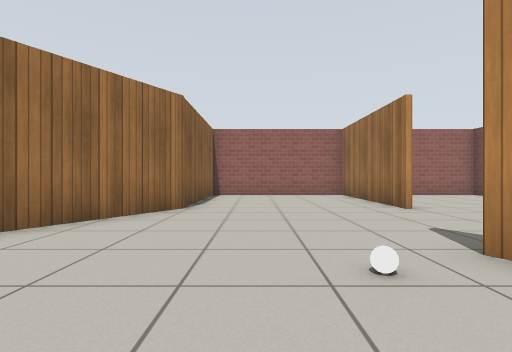
view 1 (above)

17 first-person views from a walk through a robot-simulator world made for Gazebo. The camera is 0.72 m above the floor, looks level and sees 80° across. The floor is counted in squares, 1 m on a side. Each view is taken from the middle of a square. On the plan, view 1 faces up. The plan holds only what a view shows up to about 10 squares ahead; the rest is blank. Simple patterns stand in for the simulator's built-in surfaces.

view 2
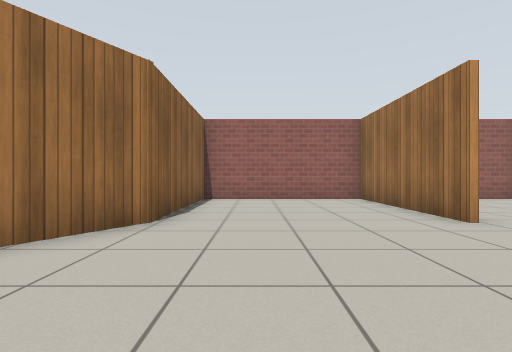

view 3
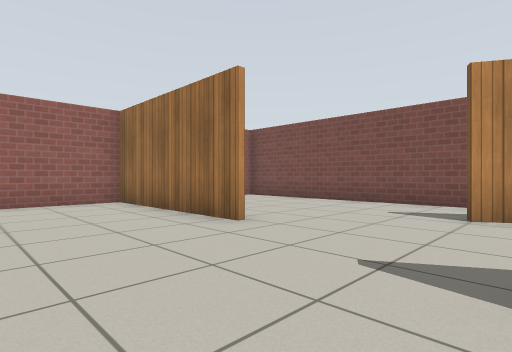

view 4
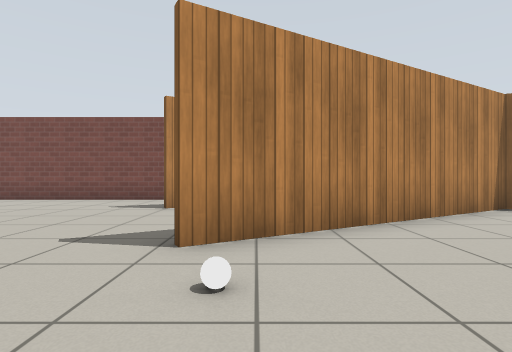

view 5
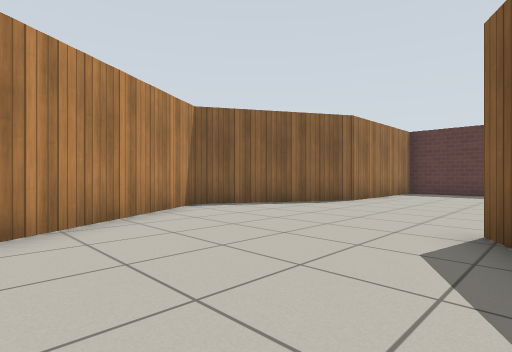

view 6
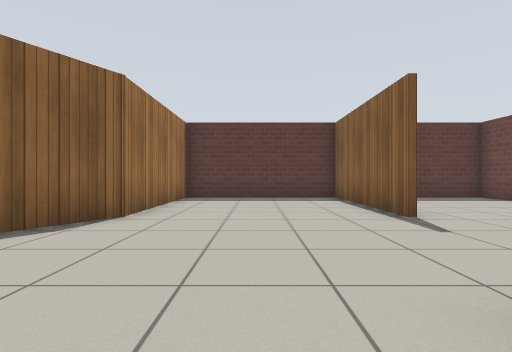

view 7
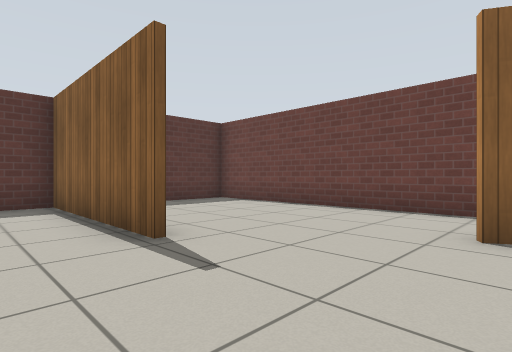

view 8
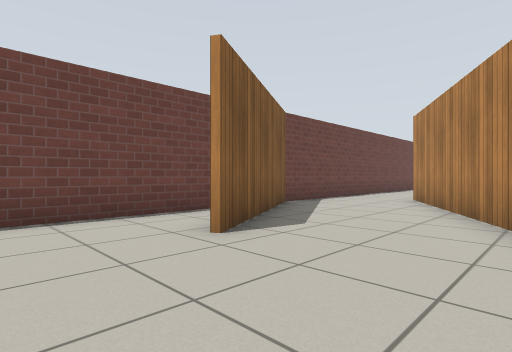

view 9
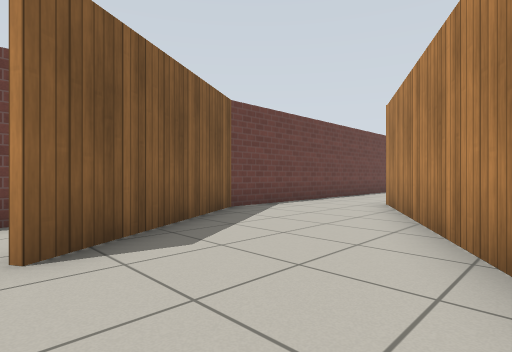

view 10
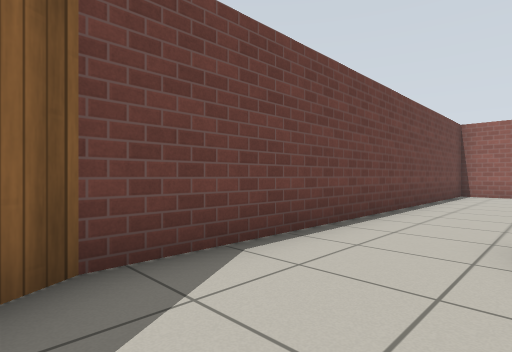

view 11
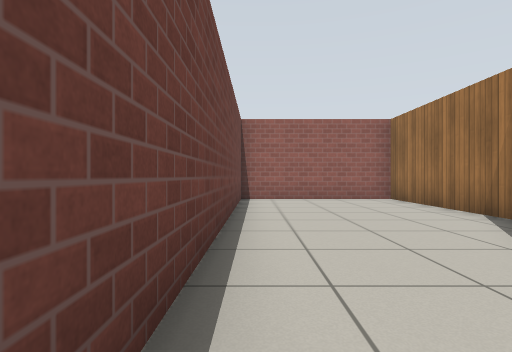

view 12
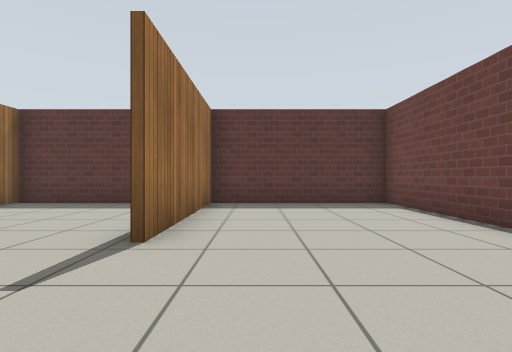

view 13
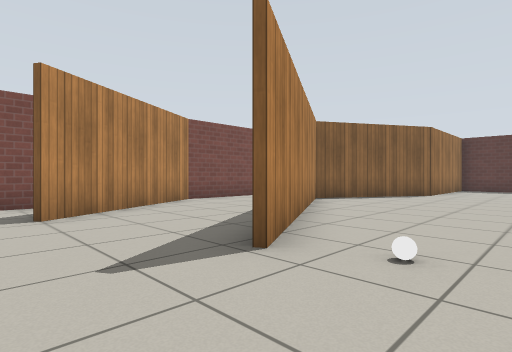

view 14
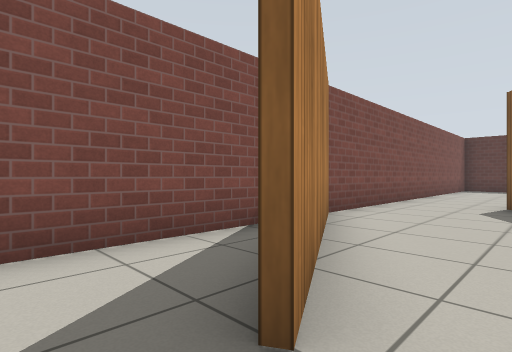

view 15
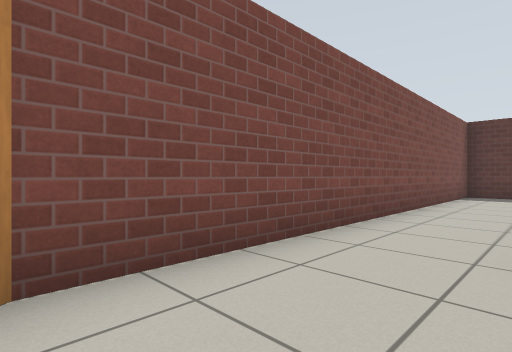

view 16
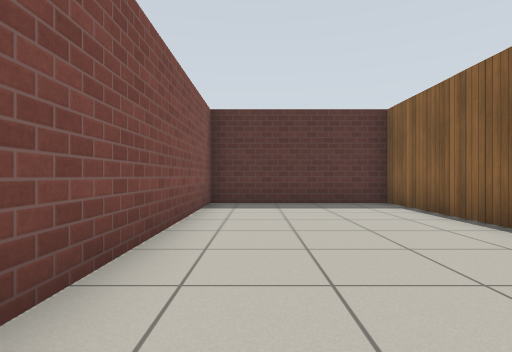

view 17
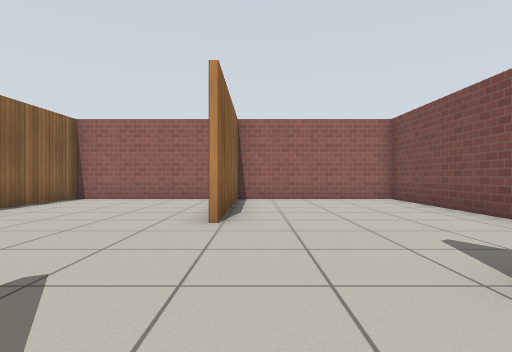

### Floor plan
Ten units are one square. View 1 is at (0, 0); x grows to the right and y downward. Boxes are objects, and circles mark ways between rooms. Rooms are numbered by the first view taken in them; rooms with no view inside come last. Other rooms are left out.
<svg viewBox="-70 -121 157 247">
<path fill="none" stroke="#000" d="M-12 22 -40 -27M-7 29 -4 34M-65 -14 -65 3 -40 47M63 -32 58 -40M-65 29 -65 121 33 121 33 75 56 34 20 -29M-16 72 -16 121M33 -66 33 -116M82 -16 82 -115 -16 -116 -16 -67 -33 -39M35 -114 35 -68M-18 121 -18 72M-18 -70 -18 -116 -65 -116M-65 -110 -65 -14M35 81 35 121 82 121 82 2 63 -32"/>
<rect x="5" y="-25" width="10" height="10" fill="#bbb"><title>white ball</title></rect>
<circle cx="-55" cy="-10" r="3" fill="#2a7"/>
<circle cx="45" cy="-20" r="3" fill="#2a7"/>
<text x="0" y="0">1</text>
<text x="-50" y="-70">2</text>
<text x="60" y="50">3</text>
</svg>
Room 1 opens to room 2. Room 1 opens to room 3.

Where each view was taken, in squares from view 1:
view 1: 0 up, 0 right, facing up
view 2: 2 up, 0 right, facing up
view 3: 3 up, 0 right, facing up-right
view 4: 2 up, 1 left, facing right
view 5: 1 up, 1 left, facing down-right
view 6: 2 down, 1 right, facing down
view 7: 4 down, 0 right, facing down-left
view 8: 7 down, 1 left, facing up-left
view 9: 5 down, 1 left, facing up-left
view 10: 1 down, 4 left, facing up-left
view 11: 2 up, 6 left, facing up
view 12: 4 down, 3 left, facing down
view 13: 5 up, 0 right, facing down-right
view 14: 5 up, 5 right, facing down-right
view 15: 0 up, 6 right, facing down-right
view 16: 4 down, 7 right, facing down
view 17: 2 up, 4 right, facing up
